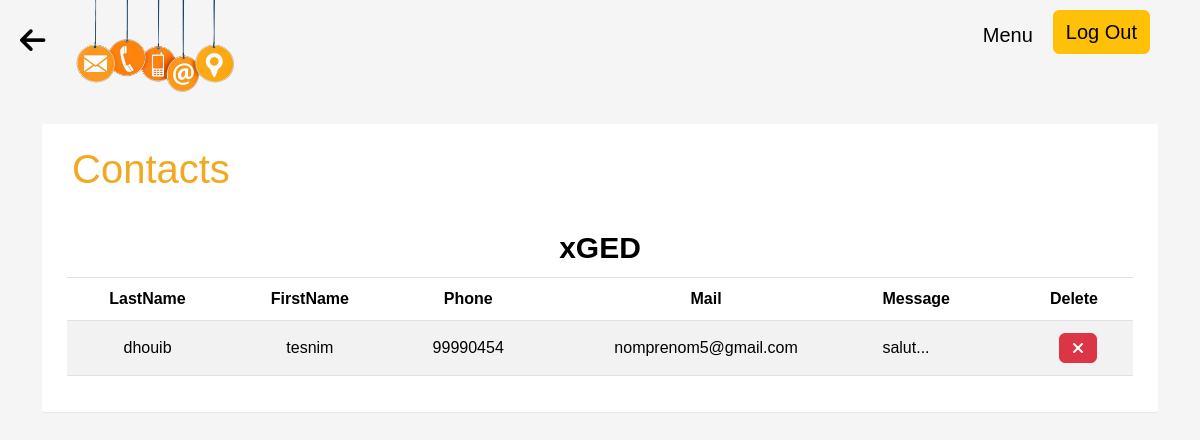
The app's page /List_Client2.php?ProjetId=5 with its own data.
### tables this page shows
CREATE TABLE `projet` (
  `ProjetId` int(4) NOT NULL,
  `Titre` varchar(40) NOT NULL,
  `Duree` varchar(40) NOT NULL,
  `Date` date NOT NULL,
  `logo` varchar(40) NOT NULL,
  `pDescription` varchar(1000) NOT NULL,
  `Description` varchar(10000) NOT NULL
);

CREATE TABLE `contact` (
  `ContactId` int(4) NOT NULL,
  `Nom` varchar(40) NOT NULL,
  `Prenom` varchar(40) NOT NULL,
  `Telephone` varchar(50) NOT NULL,
  `Email` varchar(50) NOT NULL,
  `Message` varchar(10000) NOT NULL,
  `ProjetId` int(4) NOT NULL
);

### List_Client2.php (the view, shortened to what this page needs)
<head>
<link href="https://cdn.jsdelivr.net/npm/bootstrap@5.3.2/dist/css/bootstrap.min.css" rel="stylesheet">
<link rel="stylesheet" href="https://cdnjs.cloudflare.com/ajax/libs/font-awesome/6.4.2/css/all.min.css" />
<link rel="stylesheet" href="https://cdnjs.cloudflare.com/ajax/libs/font-awesome/6.4.2/css/all.min.css" />
    <link href="https://cdn.jsdelivr.net/npm/bootstrap@5.3.2/dist/css/bootstrap.min.css" rel="stylesheet">
</head>
<body>
<div style="display:flex">
<div style="flex: 1;">
<?php
$ProjetId=$_GET['ProjetId'];
echo "<a href='detaille_projet2.php?ProjetId=" . $ProjetId . " ' style='color:black ; font-size:29px ; padding:20px ' > <i class='fa-solid fa-arrow-left'></i></a>" ;
?>
<img src="Contact.png" width="180px" ></div>
<div style="padding-top:10px">
             <a href=Login.php style="font-size: 20px ; float:right ; margin-right:50px" class="btn btn-warning ml-md-3" >Log Out</a>
             <a href="accueil_administrateur.php" style='text-decoration:none ;  float:right ; font-size: 20px ; color:black ; margin:20px ;margin-top:10px'>Menu</a>
</div>
</div>
<div class="container">
    <div class="table-wrapper">
        <div class="table-title">
            <div class="row">
                <div class="col-sm-6">
                    <h2 style=" color:#F2A922">Contacts</h2>
                </div>
            </div>
        </div>
        <table class="table table-striped table-hover">
            <thead>
                <tr>
                    <?php
                    include("connexion.php");
                    $ProjetId=$_GET['ProjetId'];
                    $aff=$connexion->query("SELECT *  FROM Projet  WHERE ProjetId='$ProjetId' ");
                    while($m = $aff->fetch(PDO::FETCH_ASSOC)) {
                echo " <th style='text-align: center ; font-size: 30px;' colspan='6'> " . $m['Titre'] . "</th> " ;} ?>
      </tr>
                <tr>
                    <th style=" text-align:center ;">LastName</th>
                    <th style=" text-align:center ;">FirstName</th>
                    <th style=" text-align:center ;">Phone</th>
                    <th style=" text-align:center ;">Mail</th>
                    <th style=" text-align:left ;">Message</th>
                    <th style=" text-align:center ;">Delete</th>
                </tr>
            </thead>
            <tbody>
                <?php
                include("connexion.php");
                    $ProjetId=$_GET['ProjetId'];
                    $aff = $connexion->query("SELECT Nom, Prenom, Telephone , Email , Message , Contact.ProjetId , Projet.ProjetId , ContactId FROM Contact , Projet WHERE Contact.ProjetId=Projet.ProjetId  and  Contact.ProjetId='$ProjetId'");
                while ($m = $aff->fetch(PDO::FETCH_ASSOC)) {
                    echo"<td style=' text-align:center ;'>" . $m['Nom'] . "</td>
                    <td style=' text-align:center ;'>" . $m['Prenom'] . "</td>
                    <td style=' text-align:center ;'>" . $m['Telephone'] . "</td>
                    <td style=' text-align:center ;'>" . $m['Email'] . "</td>
                    <td style=' text-align:left ;'>" . $m['Message'] . "</td>
                    <td style='text-align:center'><a class='btn btn-danger ms-2' href='Supprimer_Contact2.php?ContactId=" .$m['ContactId'] . "' onclick='confirmation(event)'><i class='fa-solid fa-xmark'></i></a></td>
                </tr>" ;}
                ?>
            </tbody>
        </table>
    </div>
</div>

### List_Client2.php (style rules this page uses)
body { color: #566787; background: #f5f5f5; font-family: 'Varela Round', sans-serif; font-size: 13px; }
.table-wrapper { background: #fff; padding: 20px 25px; margin: 30px 0; border-radius: 3px; box-shadow: 0 1px 1px rgba(0,0,0,.05); }
.table-title { padding-bottom: 15px; background: white; color: #fff; padding: 16px 30px; margin: -20px -25px 10px; border-radius: 3px 3px 0 0; }
.table-title h2 { margin: 5px 0 0; font-size: 40px; }
table.table tr th, table.table tr td { padding: 12px 15px; vertical-align: middle; }

### records on screen
projet: Titre "xGED"
contact: Nom "dhouib", Prenom "tesnim", Telephone "99990454", Email "nomprenom5@gmail.com", Message "salut..."
